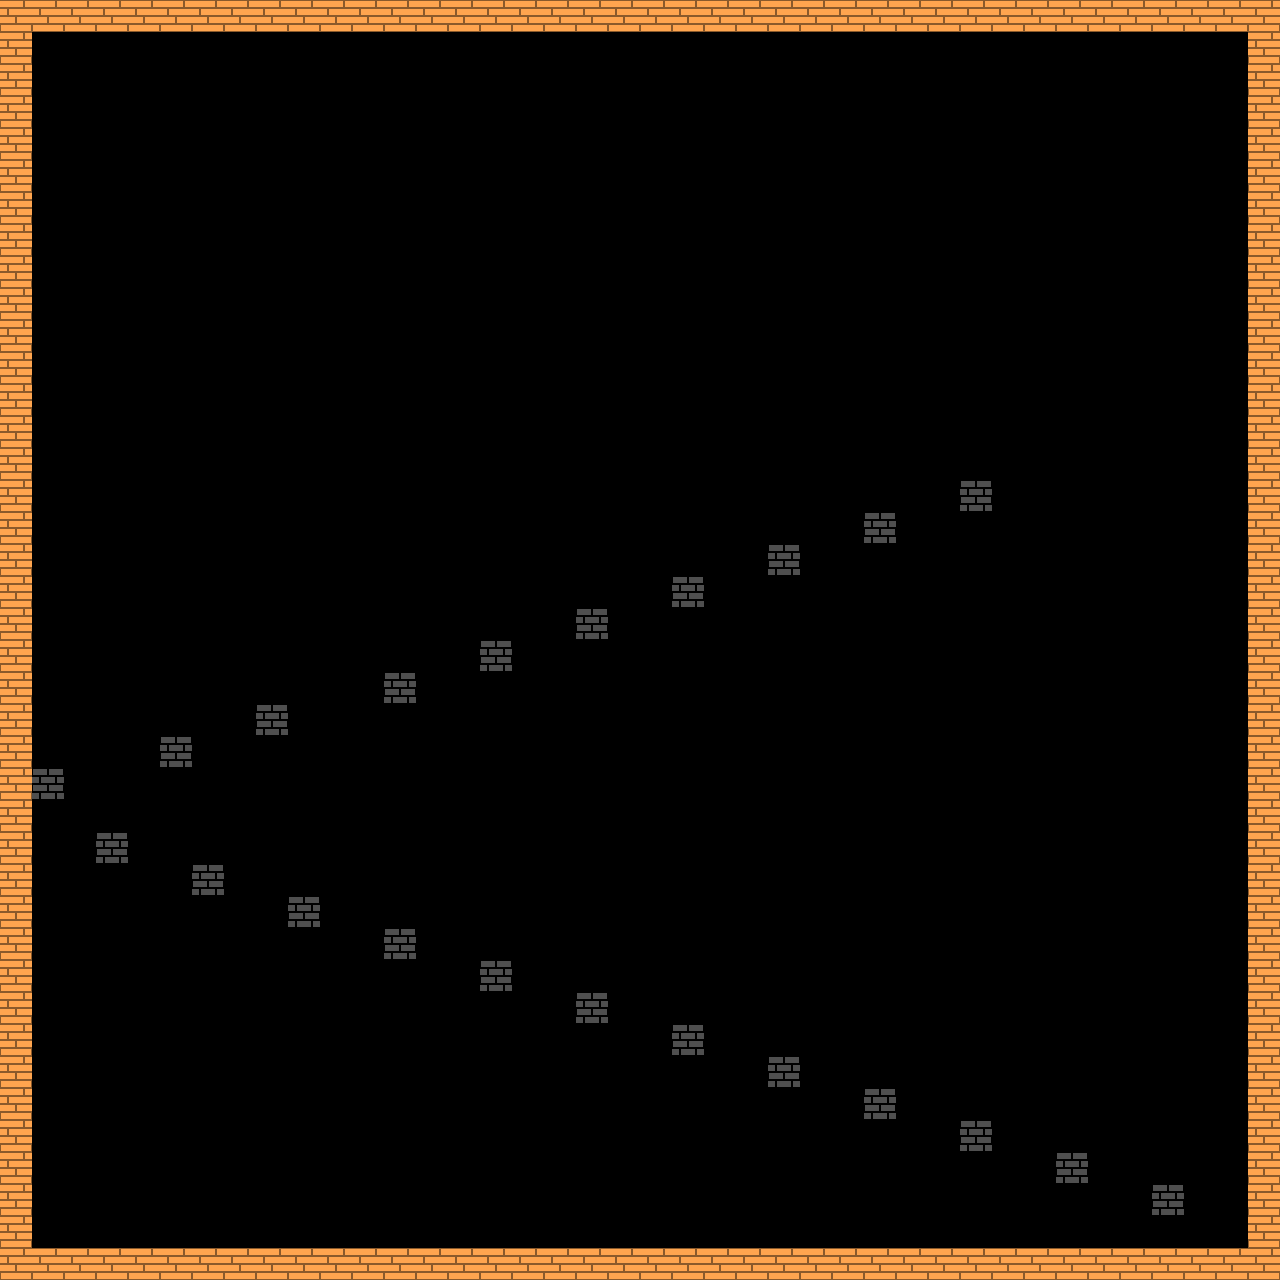

Tiled map render using the project's own tile images. Description and the whole map definition, tile-layer contents included, below:
An orthogonal 40x40 tile map with 32x32 px tiles, 1 tile layer (Tile Layer 1) and 27 objects (26x Wall, Player).

<map version="1.0" orientation="orthogonal" renderorder="right-down" width="40" height="40" tilewidth="32" tileheight="32" nextobjectid="28">
 <tileset firstgid="1" name="tileset1" tilewidth="32" tileheight="32" spacing="10" tilecount="8" columns="4">
  <image source="../tilesets/2x4 Sheet1.png" width="158" height="74" />
 </tileset>
 <layer name="Tile Layer 1" width="40" height="40">
  <data encoding="csv">
1,1,1,1,1,1,1,1,1,1,1,1,1,1,1,1,1,1,1,1,1,1,1,1,1,1,1,1,1,1,1,1,1,1,1,1,1,1,1,1,
1,0,0,0,0,0,0,0,0,0,0,0,0,0,0,0,0,0,0,0,0,0,0,0,0,0,0,0,0,0,0,0,0,0,0,0,0,0,0,1,
1,0,0,0,0,0,0,0,0,0,0,0,0,0,0,0,0,0,0,0,0,0,0,0,0,0,0,0,0,0,0,0,0,0,0,0,0,0,0,1,
1,0,0,0,0,0,0,0,0,0,0,0,0,0,0,0,0,0,0,0,0,0,0,0,0,0,0,0,0,0,0,0,0,0,0,0,0,0,0,1,
1,0,0,0,0,0,0,0,0,0,0,0,0,0,0,0,0,0,0,0,0,0,0,0,0,0,0,0,0,0,0,0,0,0,0,0,0,0,0,1,
1,0,0,0,0,0,0,0,0,0,0,0,0,0,0,0,0,0,0,0,0,0,0,0,0,0,0,0,0,0,0,0,0,0,0,0,0,0,0,1,
1,0,0,0,0,0,0,0,0,0,0,0,0,0,0,0,0,0,0,0,0,0,0,0,0,0,0,0,0,0,0,0,0,0,0,0,0,0,0,1,
1,0,0,0,0,0,0,0,0,0,0,0,0,0,0,0,0,0,0,0,0,0,0,0,0,0,0,0,0,0,0,0,0,0,0,0,0,0,0,1,
1,0,0,0,0,0,0,0,0,0,0,0,0,0,0,0,0,0,0,0,0,0,0,0,0,0,0,0,0,0,0,0,0,0,0,0,0,0,0,1,
1,0,0,0,0,0,0,0,0,0,0,0,0,0,0,0,0,0,0,0,0,0,0,0,0,0,0,0,0,0,0,0,0,0,0,0,0,0,0,1,
1,0,0,0,0,0,0,0,0,0,0,0,0,0,0,0,0,0,0,0,0,0,0,0,0,0,0,0,0,0,0,0,0,0,0,0,0,0,0,1,
1,0,0,0,0,0,0,0,0,0,0,0,0,0,0,0,0,0,0,0,0,0,0,0,0,0,0,0,0,0,0,0,0,0,0,0,0,0,0,1,
1,0,0,0,0,0,0,0,0,0,0,0,0,0,0,0,0,0,0,0,0,0,0,0,0,0,0,0,0,0,0,0,0,0,0,0,0,0,0,1,
1,0,0,0,0,0,0,0,0,0,0,0,0,0,0,0,0,0,0,0,0,0,0,0,0,0,0,0,0,0,0,0,0,0,0,0,0,0,0,1,
1,0,0,0,0,0,0,0,0,0,0,0,0,0,0,0,0,0,0,0,0,0,0,0,0,0,0,0,0,0,0,0,0,0,0,0,0,0,0,1,
1,0,0,0,0,0,0,0,0,0,0,0,0,0,0,0,0,0,0,0,0,0,0,0,0,0,0,0,0,0,2,0,0,0,0,0,0,0,0,1,
1,0,0,0,0,0,0,0,0,0,0,0,0,0,0,0,0,0,0,0,0,0,0,0,0,0,0,2,0,0,0,0,0,0,0,0,0,0,0,1,
1,0,0,0,0,0,0,0,0,0,0,0,0,0,0,0,0,0,0,0,0,0,0,0,2,0,0,0,0,0,0,0,0,0,0,0,0,0,0,1,
1,0,0,0,0,0,0,0,0,0,0,0,0,0,0,0,0,0,0,0,0,2,0,0,0,0,0,0,0,0,0,0,0,0,0,0,0,0,0,1,
1,0,0,0,0,0,0,0,0,0,0,0,0,0,0,0,0,0,2,0,0,0,0,0,0,0,0,0,0,0,0,0,0,0,0,0,0,0,0,1,
1,0,0,0,0,0,0,0,0,0,0,0,0,0,0,2,0,0,0,0,0,0,0,0,0,0,0,0,0,0,0,0,0,0,0,0,0,0,0,1,
1,0,0,0,0,0,0,0,0,0,0,0,2,0,0,0,0,0,0,0,0,0,0,0,0,0,0,0,0,0,0,0,0,0,0,0,0,0,0,1,
1,0,0,0,0,0,0,0,2,0,0,0,0,0,0,0,0,0,0,0,0,0,0,0,0,0,0,0,0,0,0,0,0,0,0,0,0,0,0,1,
1,0,0,0,0,2,0,0,0,0,0,0,0,0,0,0,0,0,0,0,0,0,0,0,0,0,0,0,0,0,0,0,0,0,0,0,0,0,0,1,
1,2,0,0,0,0,0,0,0,0,0,0,0,0,0,0,0,0,0,0,0,0,0,0,0,0,0,0,0,0,0,0,0,0,0,0,0,0,0,1,
1,0,0,0,0,0,0,0,0,0,0,0,0,0,0,0,0,0,0,0,0,0,0,0,0,0,0,0,0,0,0,0,0,0,0,0,0,0,0,1,
1,0,0,2,0,0,0,0,0,0,0,0,0,0,0,0,0,0,0,0,0,0,0,0,0,0,0,0,0,0,0,0,0,0,0,0,0,0,0,1,
1,0,0,0,0,0,2,0,0,0,0,0,0,0,0,0,0,0,0,0,0,0,0,0,0,0,0,0,0,0,0,0,0,0,0,0,0,0,0,1,
1,0,0,0,0,0,0,0,0,2,0,0,0,0,0,0,0,0,0,0,0,0,0,0,0,0,0,0,0,0,0,0,0,0,0,0,0,0,0,1,
1,0,0,0,0,0,0,0,0,0,0,0,2,0,0,0,0,0,0,0,0,0,0,0,0,0,0,0,0,0,0,0,0,0,0,0,0,0,0,1,
1,0,0,0,0,0,0,0,0,0,0,0,0,0,0,2,0,0,0,0,0,0,0,0,0,0,0,0,0,0,0,0,0,0,0,0,0,0,0,1,
1,0,0,0,0,0,0,0,0,0,0,0,0,0,0,0,0,0,2,0,0,0,0,0,0,0,0,0,0,0,0,0,0,0,0,0,0,0,0,1,
1,0,0,0,0,0,0,0,0,0,0,0,0,0,0,0,0,0,0,0,0,2,0,0,0,0,0,0,0,0,0,0,0,0,0,0,0,0,0,1,
1,0,0,0,0,0,0,0,0,0,0,0,0,0,0,0,0,0,0,0,0,0,0,0,2,0,0,0,0,0,0,0,0,0,0,0,0,0,0,1,
1,0,0,0,0,0,0,0,0,0,0,0,0,0,0,0,0,0,0,0,0,0,0,0,0,0,0,2,0,0,0,0,0,0,0,0,0,0,0,1,
1,0,0,0,0,0,0,0,0,0,0,0,0,0,0,0,0,0,0,0,0,0,0,0,0,0,0,0,0,0,2,0,0,0,0,0,0,0,0,1,
1,0,0,0,0,0,0,0,0,0,0,0,0,0,0,0,0,0,0,0,0,0,0,0,0,0,0,0,0,0,0,0,0,2,0,0,0,0,0,1,
1,0,0,0,0,0,0,0,0,0,0,0,0,0,0,0,0,0,0,0,0,0,0,0,0,0,0,0,0,0,0,0,0,0,0,0,2,0,0,1,
1,0,0,0,0,0,0,0,0,0,0,0,0,0,0,0,0,0,0,0,0,0,0,0,0,0,0,0,0,0,0,0,0,0,0,0,0,0,0,1,
1,1,1,1,1,1,1,1,1,1,1,1,1,1,1,1,1,1,1,1,1,1,1,1,1,1,1,1,1,1,1,1,1,1,1,1,1,1,1,1
</data>
 </layer>
 <objectgroup name="Object Layer 1">
  <object id="1" name="Wall" x="0" y="0" width="1280" height="32" />
  <object id="2" name="Wall" x="0" y="1248" width="1280" height="32" />
  <object id="3" name="Wall" x="0" y="0" width="32" height="1280" />
  <object id="4" name="Wall" x="1248" y="0" width="32" height="1280" />
  <object id="5" name="Player" x="608" y="160" width="32" height="32" />
  <object id="6" name="Wall" x="960" y="480" width="32" height="32" />
  <object id="7" name="Wall" x="864" y="512" width="32" height="32" />
  <object id="8" name="Wall" x="768" y="544" width="32" height="32" />
  <object id="9" name="Wall" x="672" y="576" width="32" height="32" />
  <object id="10" name="Wall" x="576" y="608" width="32" height="32" />
  <object id="11" name="Wall" x="480" y="640" width="32" height="32" />
  <object id="12" name="Wall" x="384" y="672" width="32" height="32" />
  <object id="13" name="Wall" x="256" y="704" width="32" height="32" />
  <object id="14" name="Wall" x="160" y="736" width="32" height="32" />
  <object id="15" name="Wall" x="32" y="768" width="32" height="32" />
  <object id="16" name="Wall" x="96" y="832" width="32" height="32" />
  <object id="17" name="Wall" x="192" y="864" width="32" height="32" />
  <object id="18" name="Wall" x="288" y="896" width="32" height="32" />
  <object id="19" name="Wall" x="384" y="928" width="32" height="32" />
  <object id="20" name="Wall" x="480" y="960" width="32" height="32" />
  <object id="21" name="Wall" x="576" y="992" width="32" height="32" />
  <object id="22" name="Wall" x="672" y="1024" width="32" height="32" />
  <object id="23" name="Wall" x="768" y="1056" width="32" height="32" />
  <object id="24" name="Wall" x="864" y="1088" width="32" height="32" />
  <object id="25" name="Wall" x="960" y="1120" width="32" height="32" />
  <object id="26" name="Wall" x="1056" y="1152" width="32" height="32" />
  <object id="27" name="Wall" x="1152" y="1184" width="32" height="32" />
 </objectgroup>
</map>